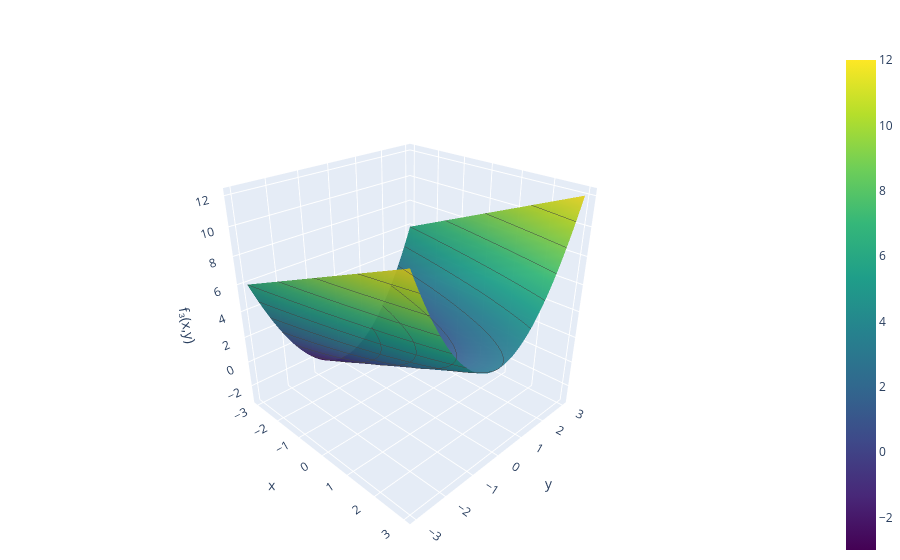

Here is the notebook cell this chart was saved with:
### Markdown cell above
**3\. Komponentenfunktion:** $f_3(x,y) = x + y^2$

### Code cell
fig3.show()

### Figure 1 — Plotly figure (JSON) as saved in the notebook; plotly's stock layout.template omitted (floating-point values rounded to 4 significant figures; data arrays with more than 128 entries replaced by an {"elided": "..."} marker saying what was removed)
{"data": [{"colorscale": [[0.0, "#440154"], [0.1111, "#482878"], [0.2222, "#3e4989"], [0.3333, "#31688e"], [0.4444, "#26828e"], [0.5556, "#1f9e89"], [0.6667, "#35b779"], [0.7778, "#6ece58"], [0.8889, "#b5de2b"], [1.0, "#fde725"]], "contours": {"z": {"end": 12.0, "show": true, "size": 1.5, "start": -2.996}}, "opacity": 0.95, "showscale": true, "type": "surface", "x": {"elided": "50x50 float values"}, "y": {"elided": "50x50 float values"}, "z": {"elided": "50x50 float values"}}], "layout": {"margin": {"b": 0, "l": 0, "r": 0, "t": 50}, "scene": {"aspectratio": {"x": 1, "y": 1, "z": 1}, "camera": {"eye": {"x": 1.6, "y": -1.6, "z": 1.2}, "up": {"x": 0, "y": 0, "z": 1}}, "xaxis": {"title": {"text": "x"}}, "yaxis": {"title": {"text": "y"}}, "zaxis": {"title": {"text": "f₃(x,y)"}}}}}
